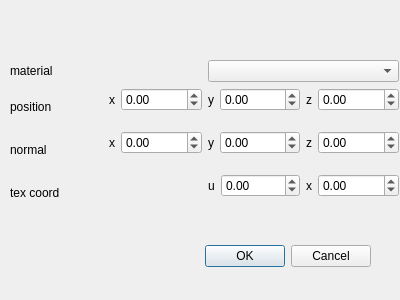
<?xml version="1.0" encoding="UTF-8"?>
<ui version="4.0">
 <class>VertexParaEdit</class>
 <widget class="QDialog" name="VertexParaEdit">
  <property name="geometry">
   <rect>
    <x>0</x>
    <y>0</y>
    <width>400</width>
    <height>300</height>
   </rect>
  </property>
  <property name="windowTitle">
   <string>Dialog</string>
  </property>
  <widget class="QDialogButtonBox" name="buttonBox">
   <property name="geometry">
    <rect>
     <x>30</x>
     <y>240</y>
     <width>341</width>
     <height>32</height>
    </rect>
   </property>
   <property name="orientation">
    <enum>Qt::Horizontal</enum>
   </property>
   <property name="standardButtons">
    <set>QDialogButtonBox::Cancel|QDialogButtonBox::Ok</set>
   </property>
  </widget>
  <widget class="QWidget" name="gridLayoutWidget">
   <property name="geometry">
    <rect>
     <x>10</x>
     <y>60</y>
     <width>389</width>
     <height>151</height>
    </rect>
   </property>
   <layout class="QGridLayout" name="gridLayout">
    <item row="1" column="2">
     <layout class="QFormLayout" name="formLayout_2">
      <item row="0" column="0" colspan="2">
       <layout class="QFormLayout" name="formLayout_4">
        <item row="0" column="0">
         <widget class="QLabel" name="xLabel_2">
          <property name="text">
           <string>y</string>
          </property>
         </widget>
        </item>
        <item row="0" column="1">
         <widget class="QDoubleSpinBox" name="xDoubleSpinBox_2">
          <property name="minimum">
           <double>-100.000000000000000</double>
          </property>
         </widget>
        </item>
       </layout>
      </item>
     </layout>
    </item>
    <item row="0" column="0">
     <widget class="QLabel" name="label">
      <property name="text">
       <string>material</string>
      </property>
     </widget>
    </item>
    <item row="1" column="0">
     <widget class="QLabel" name="label_2">
      <property name="text">
       <string>position</string>
      </property>
     </widget>
    </item>
    <item row="2" column="0">
     <widget class="QLabel" name="label_3">
      <property name="text">
       <string>normal</string>
      </property>
     </widget>
    </item>
    <item row="1" column="1">
     <layout class="QFormLayout" name="formLayout">
      <item row="0" column="0">
       <widget class="QLabel" name="xLabel">
        <property name="text">
         <string>x</string>
        </property>
       </widget>
      </item>
      <item row="0" column="1">
       <widget class="QDoubleSpinBox" name="xDoubleSpinBox">
        <property name="minimum">
         <double>-100.000000000000000</double>
        </property>
       </widget>
      </item>
     </layout>
    </item>
    <item row="3" column="0">
     <widget class="QLabel" name="label_4">
      <property name="text">
       <string>tex coord</string>
      </property>
     </widget>
    </item>
    <item row="1" column="3">
     <layout class="QFormLayout" name="formLayout_3">
      <item row="0" column="0" colspan="2">
       <layout class="QFormLayout" name="formLayout_5">
        <item row="0" column="0">
         <widget class="QLabel" name="xLabel_3">
          <property name="text">
           <string>z</string>
          </property>
         </widget>
        </item>
        <item row="0" column="1">
         <widget class="QDoubleSpinBox" name="xDoubleSpinBox_3">
          <property name="minimum">
           <double>-100.000000000000000</double>
          </property>
         </widget>
        </item>
       </layout>
      </item>
     </layout>
    </item>
    <item row="2" column="1">
     <layout class="QFormLayout" name="formLayout_6">
      <item row="0" column="0">
       <widget class="QLabel" name="xLabel_4">
        <property name="text">
         <string>x</string>
        </property>
       </widget>
      </item>
      <item row="0" column="1">
       <widget class="QDoubleSpinBox" name="xDoubleSpinBox_4">
        <property name="minimum">
         <double>-100.000000000000000</double>
        </property>
       </widget>
      </item>
     </layout>
    </item>
    <item row="2" column="2">
     <layout class="QFormLayout" name="formLayout_7">
      <item row="0" column="0">
       <widget class="QLabel" name="xLabel_5">
        <property name="text">
         <string>y</string>
        </property>
       </widget>
      </item>
      <item row="0" column="1">
       <widget class="QDoubleSpinBox" name="xDoubleSpinBox_5">
        <property name="minimum">
         <double>-100.000000000000000</double>
        </property>
       </widget>
      </item>
     </layout>
    </item>
    <item row="2" column="3">
     <layout class="QFormLayout" name="formLayout_8">
      <item row="0" column="0">
       <widget class="QLabel" name="xLabel_6">
        <property name="text">
         <string>z</string>
        </property>
       </widget>
      </item>
      <item row="0" column="1">
       <widget class="QDoubleSpinBox" name="xDoubleSpinBox_6">
        <property name="minimum">
         <double>-100.000000000000000</double>
        </property>
       </widget>
      </item>
     </layout>
    </item>
    <item row="3" column="2">
     <layout class="QFormLayout" name="formLayout_9">
      <item row="0" column="0">
       <widget class="QLabel" name="xLabel_7">
        <property name="text">
         <string>u</string>
        </property>
       </widget>
      </item>
      <item row="0" column="1">
       <widget class="QDoubleSpinBox" name="xDoubleSpinBox_7">
        <property name="minimum">
         <double>-100.000000000000000</double>
        </property>
       </widget>
      </item>
     </layout>
    </item>
    <item row="3" column="3">
     <layout class="QFormLayout" name="formLayout_10">
      <item row="0" column="0">
       <widget class="QLabel" name="xLabel_8">
        <property name="text">
         <string>x</string>
        </property>
       </widget>
      </item>
      <item row="0" column="1">
       <widget class="QDoubleSpinBox" name="xDoubleSpinBox_8">
        <property name="minimum">
         <double>-100.000000000000000</double>
        </property>
       </widget>
      </item>
     </layout>
    </item>
    <item row="0" column="2" colspan="2">
     <widget class="QComboBox" name="comboBox"/>
    </item>
   </layout>
  </widget>
 </widget>
 <resources/>
 <connections>
  <connection>
   <sender>buttonBox</sender>
   <signal>accepted()</signal>
   <receiver>VertexParaEdit</receiver>
   <slot>accept()</slot>
   <hints>
    <hint type="sourcelabel">
     <x>248</x>
     <y>254</y>
    </hint>
    <hint type="destinationlabel">
     <x>157</x>
     <y>274</y>
    </hint>
   </hints>
  </connection>
  <connection>
   <sender>buttonBox</sender>
   <signal>rejected()</signal>
   <receiver>VertexParaEdit</receiver>
   <slot>reject()</slot>
   <hints>
    <hint type="sourcelabel">
     <x>316</x>
     <y>260</y>
    </hint>
    <hint type="destinationlabel">
     <x>286</x>
     <y>274</y>
    </hint>
   </hints>
  </connection>
 </connections>
</ui>
